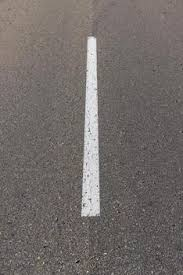
#> input picture resources/images/imagen.jpg, 183 x 275 px
$ python -i main.py   (imports and definitions only)
#> lines starting #> are read from the running program, lines starting #| are printed output that depends on the picture
from Detector import Detector
from Drone import Drone

import cv2, math
import numpy as np
import time

# === Constantes de Configuración ===
FRAME_SIZE = (640, 360)

# Porcentaje de la altura original a analizar
#ROI_Y_PROPORTION = 0.5

# Parametros de color de frame
FRAME_COLOR_PITCH = 1
FRAME_CONTRAST_ALPHA = 1


def increasePitch(img, pitch = 1.5):
    # Convertr a hsv
#> called with pitch = 1.5
    hsv = cv2.cvtColor(img, cv2.COLOR_RGB2HSV)
#> hsv: shape (275, 183, 3); mean H, S, V 12.9, 20.9, 113.9

    # Incrementar saturación
    h, s, v = cv2.split(hsv)
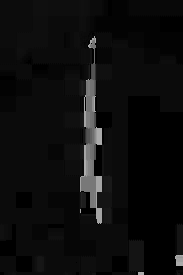
#> h: shape (275, 183); min 0, max 173, mean 12.9
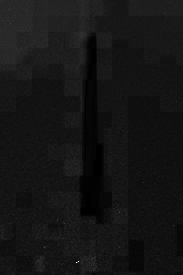
#> s: shape (275, 183); min 0, max 255, mean 20.9
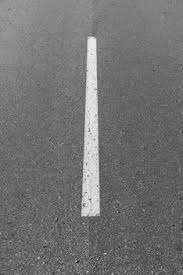
#> v: shape (275, 183); min 5, max 246, mean 113.9
    s = s * pitch
    s = np.clip(s, 0, 255).astype(np.uint8) # Clipear entre 0-255

    # 4. Merge the channels back and convert to RGB
    hsv_enhanced = cv2.merge([h, s, v])
#> hsv_enhanced: shape (275, 183, 3); mean H, S, V 12.9, 31.1, 113.9
    enhanced_img = cv2.cvtColor(hsv_enhanced, cv2.COLOR_HSV2RGB)

    return enhanced_img

# [335 lines left out: functions increaseContrast, create_debug_dashboard, main, not called in this run]


# Main
# [2 lines not run here, left out]

>>> import cv2
>>> picture = cv2.cvtColor(cv2.imread('resources/images/imagen.jpg'), cv2.COLOR_BGR2RGB)
>>> result = increasePitch(picture)
